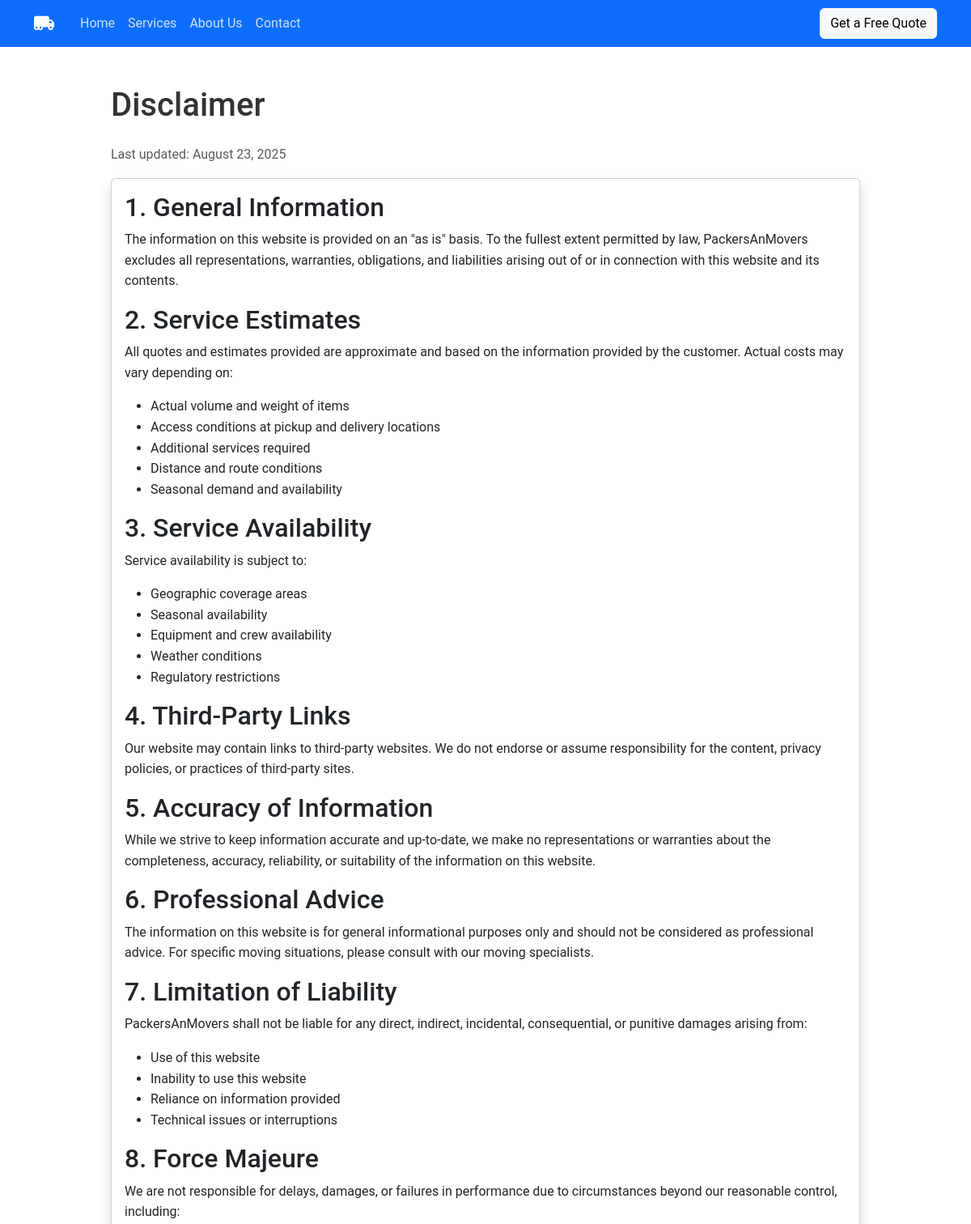
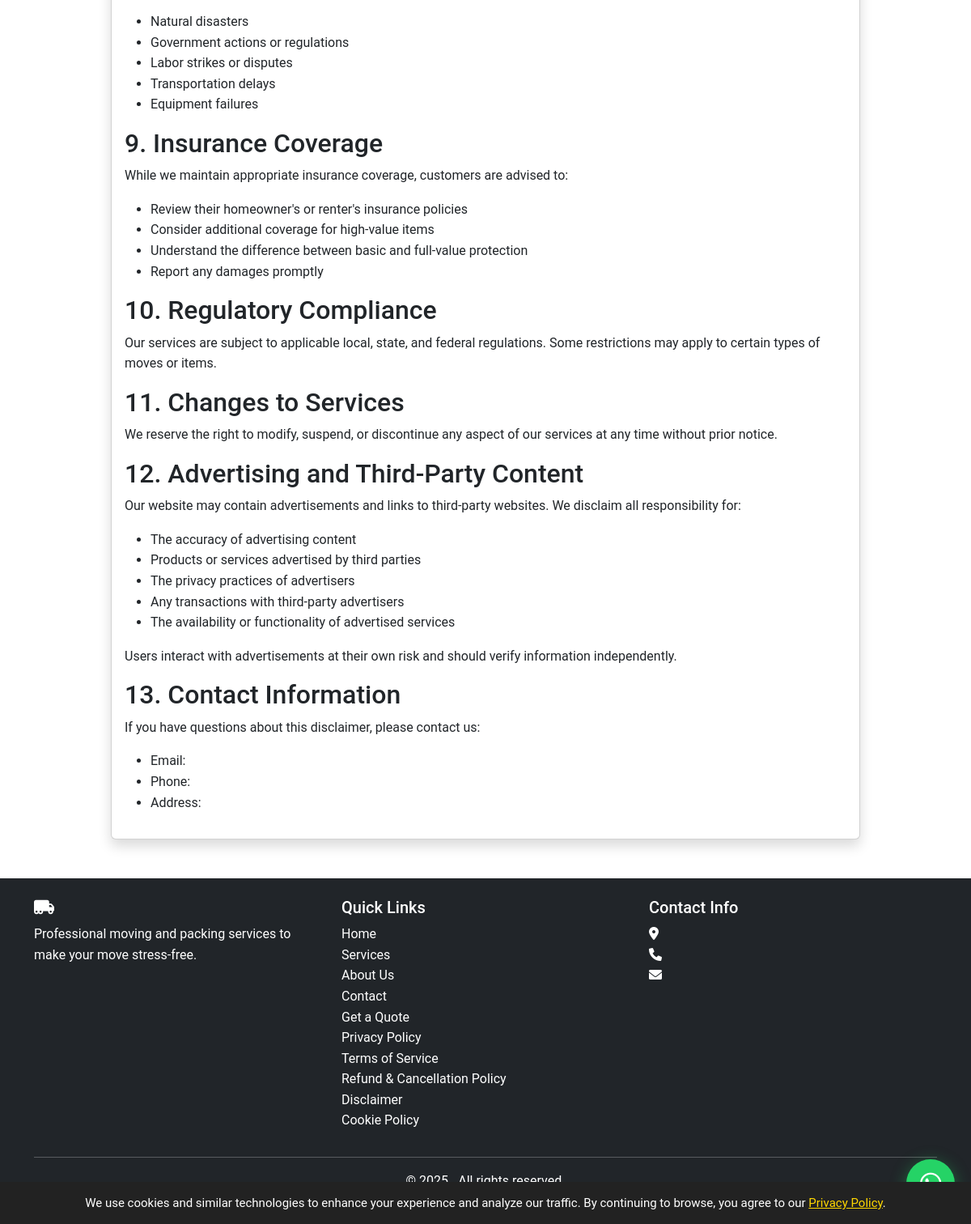
Before: /disclaimer.php with the older database file (2 pictures, top to bottom).
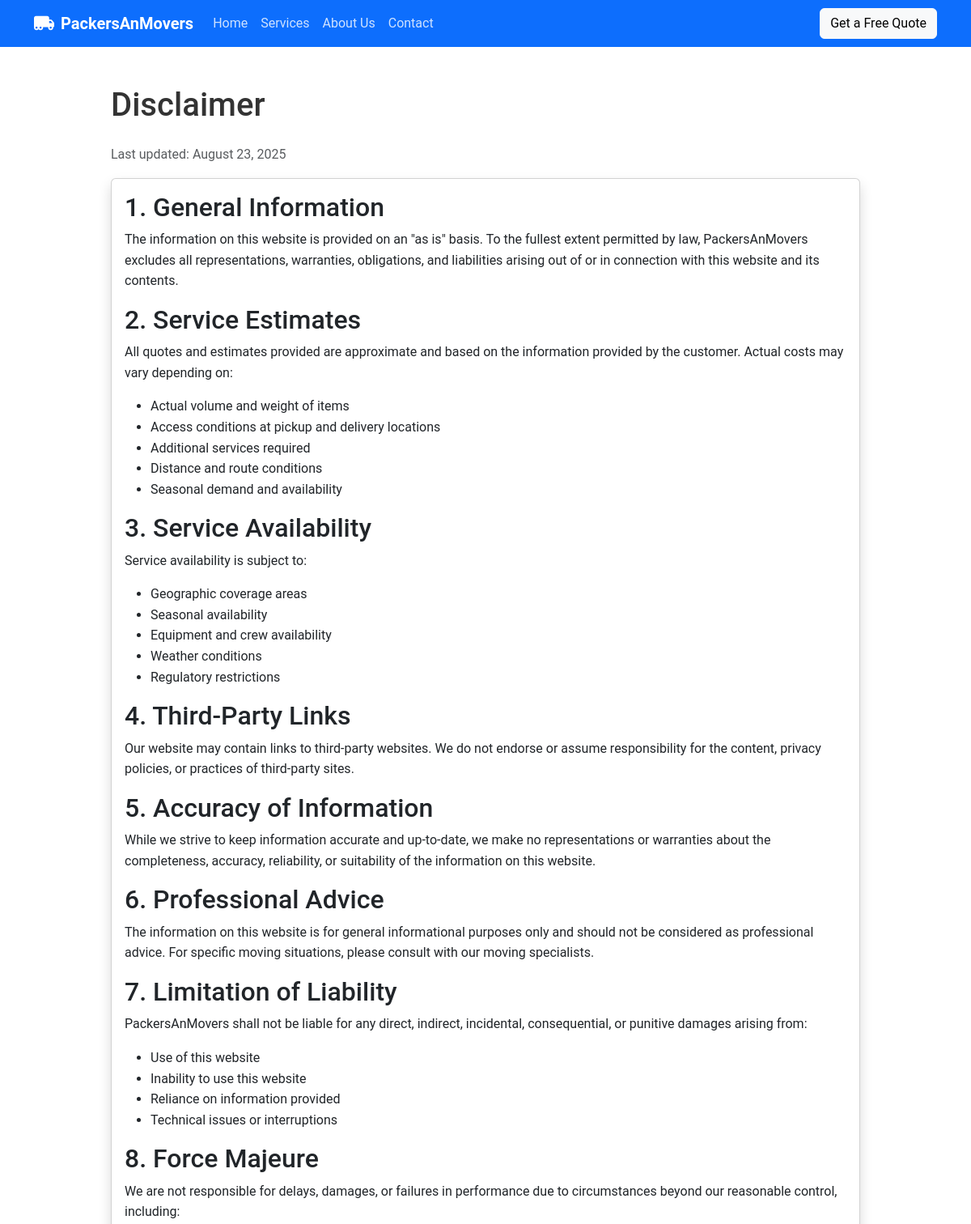
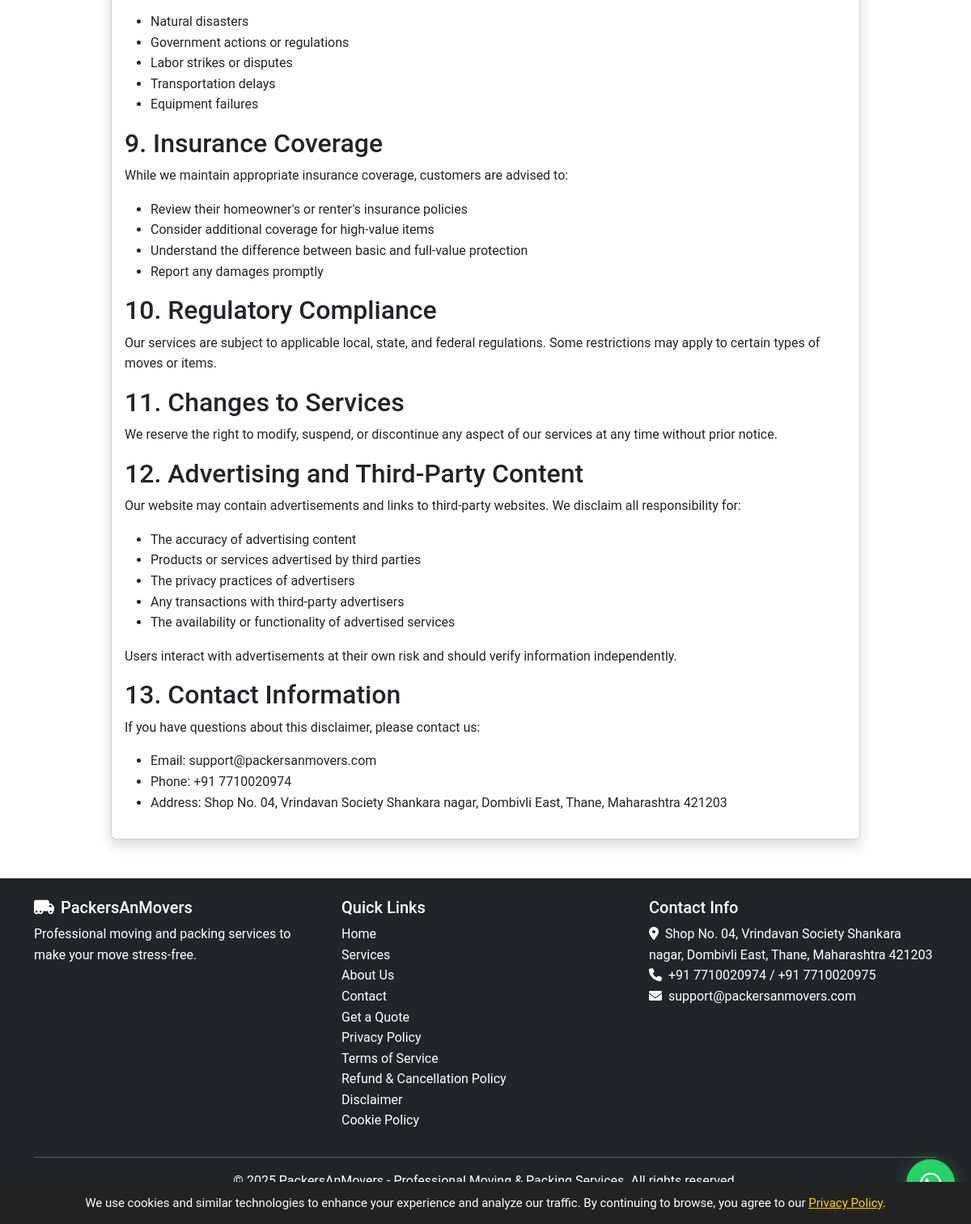
After: the same page with the newer database file (2 pictures, top to bottom).
### tables this page shows
CREATE TABLE settings (
    id INT AUTO_INCREMENT PRIMARY KEY,
    setting_key VARCHAR(100) UNIQUE NOT NULL,
    setting_value TEXT NOT NULL,
    updated_at TIMESTAMP DEFAULT CURRENT_TIMESTAMP ON UPDATE CURRENT_TIMESTAMP
);

### config.php (called while the page is built, shortened)
<?php
try {
    $dsn = "mysql:host=" . DB_HOST . ";dbname=" . DB_NAME;
    $pdo = new PDO($dsn, DB_USER, DB_PASS);
    $pdo->setAttribute(PDO::ATTR_ERRMODE, PDO::ERRMODE_EXCEPTION);
    $pdo->query("SELECT 1");
} catch(PDOException $e) {
    error_log("MySQL Connection Failed: " . $e->getMessage());
    error_log("DSN: mysql:host=" . DB_HOST . ";dbname=" . DB_NAME);
    error_log("User: " . DB_USER);
    die("Database connection failed. Please check your .env configuration.<br>" .
        "Error: " . $e->getMessage() . "<br>" .
        "Visit /debug-db to troubleshoot.");
}
function get_setting($key, $default = '') {
    global $pdo;
    try {
        $stmt = $pdo->prepare("SELECT setting_value FROM settings WHERE setting_key = ?");
        $stmt->execute([$key]);
        $result = $stmt->fetchColumn();
        return $result !== false ? $result : $default;
    } catch(Exception $e) {
        return $default;
    }
}
?>

### disclaimer.php (the view, shortened to what the changed rows need)
<?php
require_once 'config.php';
include 'includes/header.php';
?>
<div class="container my-5">
    <div class="row">
        <div class="col-lg-10 mx-auto">
            <h1 class="mb-4">Disclaimer</h1>
            <div class="card shadow">
                <div class="card-body">
                    <h2>1. General Information</h2>
                    <h2>2. Service Estimates</h2>
                    <h2>3. Service Availability</h2>
                    <h2>4. Third-Party Links</h2>
                    <h2>5. Accuracy of Information</h2>
                    <h2>6. Professional Advice</h2>
                    <h2>7. Limitation of Liability</h2>
                    <h2>8. Force Majeure</h2>
                    <h2>9. Insurance Coverage</h2>
                    <h2>10. Regulatory Compliance</h2>
                    <h2>11. Changes to Services</h2>
                    <h2>12. Advertising and Third-Party Content</h2>
                    <h2>13. Contact Information</h2>
                    <ul>
                        <li>Email: <?php echo get_setting('company_email', 'support@packersanmovers.com'); ?></li>
                        <li>Phone: <?php echo get_setting('company_phone1', '+91 7710020974'); ?></li>
                        <li>Address: <?php echo get_setting('company_address', 'Mumbai, Maharashtra, India'); ?></li>
                    </ul>
                </div>
            </div>
        </div>
    </div>
</div>
<?php include 'includes/footer.php'; ?>

### includes/header.php (shortened to what the changed rows need)
<!DOCTYPE html>
<html lang="en">
<head>
    <link href="https://cdn.jsdelivr.net/npm/bootstrap@5.3.0-alpha1/dist/css/bootstrap.min.css" rel="stylesheet">
    <link rel="stylesheet" href="https://cdnjs.cloudflare.com/ajax/libs/font-awesome/6.0.0/css/all.min.css">
    <link rel="stylesheet" href="/assets/css/style.css">
</head>
<body>
    <nav class="navbar navbar-expand-lg navbar-dark bg-primary">
        <div class="container">
            <a class="navbar-brand" href="/">
                <i class="fas fa-truck-moving me-2"></i><?php echo get_setting('company_name', 'PackersAnMovers'); ?>
            </a>
            <div class="collapse navbar-collapse" id="navbarNav">
                <ul class="navbar-nav me-auto">
                </ul>
            </div>
            <div class="d-flex align-items-center">
                <a href="/quote" class="btn btn-light">Get a Free Quote</a>
            </div>
        </div>
    </nav>
    <main>

### includes/footer.php (shortened to what the changed rows need)
</main>
    <footer class="bg-dark text-white py-4 mt-5">
        <div class="container">
            <div class="row">
                <div class="col-md-4">
                    <h5><i class="fas fa-truck-moving me-2"></i><?php echo get_setting('company_name', 'PackersAnMovers'); ?></h5>
                    <p>Professional moving and packing services to make your move stress-free.</p>
                </div>
                <div class="col-md-4">
                    <h5>Contact Info</h5>
                    <address>
                        <i class="fas fa-map-marker-alt me-2"></i><?php echo get_setting('company_address', 'Address not configured'); ?><br>
                        <i class="fas fa-phone me-2"></i><?php echo get_setting('company_phone1', 'Phone not configured'); ?><?php if(get_setting('company_phone2')): ?> / <?php echo get_setting('company_phone2'); ?><?php endif; ?><br>
                        <i class="fas fa-envelope me-2"></i><?php echo get_setting('company_email', 'Email not configured'); ?>
                    </address>
                </div>
            </div>
            <div class="text-center">
                <p>&copy; 2025 <?php echo get_setting('company_name', 'PackersAnMovers'); ?><?php echo get_setting('company_tagline') ? ' - ' . get_setting('company_tagline') : ''; ?>. All rights reserved.</p>
            </div>
        </div>
    </footer>
</body>
</html>

Changed rows visible on the page:
now on this page (row edited): settings: setting_value "PackersAnMovers"
now on this page (row edited): settings: setting_value "support@packersanmovers.com"
now on this page (row edited): settings: setting_value "+91 7710020974"
now on this page (row edited): settings: setting_value "Shop No. 04, Vrindavan Society Shankara nagar, Dombivli East, Thane, Maharashtra 421203"
now on this page (row edited): settings: setting_value "+91 7710020975"
now on this page (row edited): settings: setting_value "Professional Moving & Packing Services"
